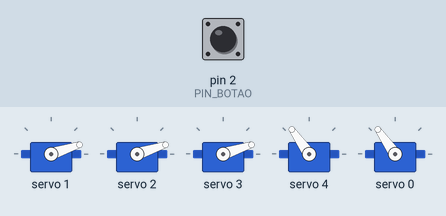
Simulated run of this sketch. Board: Arduino Uno, built with avr-gcc and run on an emulated ATmega328P. Parts: 5 × servo. Inputs (shaded band) come from the test bench; at power-on: pin 2 (PIN_BOTAO) HIGH. What the sketch prints to the serial monitor is not drawn.

Above: at 3.7 s.
3.8 s: pin 2 (PIN_BOTAO) pulled LOW for 0.15 s
At 11.8 s:
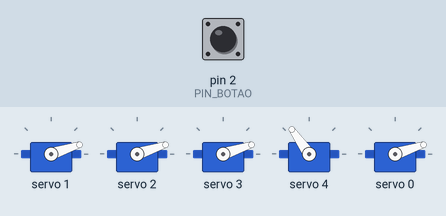
At 16.6 s:
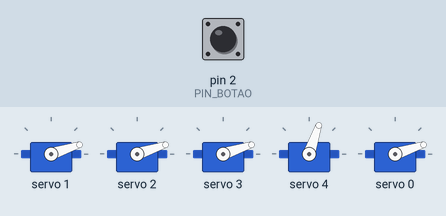
Timing chart, 0 to 23.4 s (numbered marks = the images above; inputs shaded):
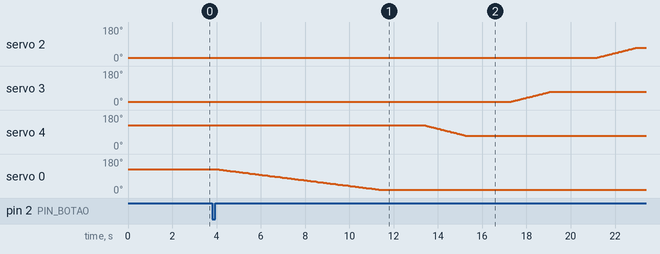

The sketch:

BracoRobotico_Completo_PCA9685_180.ino
```cpp
#include <Wire.h>
#include <Adafruit_PWMServoDriver.h>

Adafruit_PWMServoDriver pwm = Adafruit_PWMServoDriver();

#define SERVOMIN 150
#define SERVOMAX 600
#define SERVO_FREQ 50

const int VELOCIDADE_INICIAR = 500;
const int VELOCIDADE = 40;
const int VELOCIDADE_BASE = 80;
const int VELOCIDADE_OMBRO = 100;
const int ESTABILIZAR = 2000;

const int CANAL_BASE = 0;
const int CANAL_OMBRO = 1;
const int CANAL_COTOVELO = 2;
const int CANAL_PULSO = 3;
const int CANAL_GARRA = 4;

const int PIN_BOTAO = 2;

int posBase = 90;
int posOmbro = 0;
int posCotovelo = 0;
int posPulso = 0;
int posGarra = 90;

void setup() {
  Serial.begin(115200);
  pinMode(PIN_BOTAO, INPUT_PULLUP);
  pwm.begin();
  pwm.setPWMFreq(SERVO_FREQ);

  Serial.println("Iniciando motores suavemente...");

  inicializacaoSuave();

  Serial.println("Braço em posição de descanso. Aguardando botão...");
}

void inicializacaoSuave() {
  pwm.setPWM(CANAL_OMBRO, 0, map(0, 0, 180, SERVOMIN, SERVOMAX));
  delay(VELOCIDADE_INICIAR);
  pwm.setPWM(CANAL_COTOVELO, 0, map(0, 0, 180, SERVOMIN, SERVOMAX));
  delay(VELOCIDADE_INICIAR);
  pwm.setPWM(CANAL_PULSO, 0, map(0, 0, 180, SERVOMIN, SERVOMAX));
  delay(VELOCIDADE_INICIAR);
  pwm.setPWM(CANAL_GARRA, 0, map(90, 0, 180, SERVOMIN, SERVOMAX));
  delay(VELOCIDADE_INICIAR);
  pwm.setPWM(CANAL_BASE, 0, map(90, 0, 180, SERVOMIN, SERVOMAX));
  delay(VELOCIDADE_INICIAR);
}

void loop() {
  if (digitalRead(PIN_BOTAO) == LOW) {
    delay(250);
    executarCicloCompleto();
  }
}

void mover(int canal, int &posAtual, int destino, int vel) {
  if (posAtual == destino) return;

  if (posAtual < destino) {
    for (int i = posAtual; i <= destino; i++) {
      pwm.setPWM(canal, 0, map(i, 0, 180, SERVOMIN, SERVOMAX));
      delay(vel);
    }
  } else {
    for (int i = posAtual; i >= destino; i--) {
      pwm.setPWM(canal, 0, map(i, 0, 180, SERVOMIN, SERVOMAX));
      delay(vel);
    }
  }
  posAtual = destino;
}

void executarCicloCompleto() {
  mover(CANAL_BASE, posBase, 0, VELOCIDADE_BASE);
  delay(ESTABILIZAR);

  mover(CANAL_GARRA, posGarra, 45, VELOCIDADE);
  delay(ESTABILIZAR);

  mover(CANAL_PULSO, posPulso, 45, VELOCIDADE);
  delay(ESTABILIZAR);

  mover(CANAL_COTOVELO, posCotovelo, 45, VELOCIDADE);
  delay(ESTABILIZAR);

  mover(CANAL_OMBRO, posOmbro, 30, VELOCIDADE_OMBRO);
  delay(ESTABILIZAR);

  mover(CANAL_GARRA, posGarra, 82, VELOCIDADE);
  delay(ESTABILIZAR);

  mover(CANAL_PULSO, posPulso, 25, VELOCIDADE);
  delay(ESTABILIZAR);

  mover(CANAL_BASE, posBase, 180, VELOCIDADE_BASE);
  delay(ESTABILIZAR);

  mover(CANAL_PULSO, posPulso, 42, VELOCIDADE);
  delay(ESTABILIZAR);

  mover(CANAL_GARRA, posGarra, 45, VELOCIDADE);
  delay(ESTABILIZAR);

  mover(CANAL_PULSO, posPulso, 25, VELOCIDADE);
  delay(ESTABILIZAR);

  delay(4000);

  resetarParaPosicaoInicial();
}

void resetarParaPosicaoInicial() {
  mover(CANAL_OMBRO, posOmbro, 0, VELOCIDADE_OMBRO);
  delay(ESTABILIZAR);
  mover(CANAL_COTOVELO, posCotovelo, 0, VELOCIDADE);
  delay(ESTABILIZAR);
  mover(CANAL_PULSO, posPulso, 0, VELOCIDADE);
  delay(ESTABILIZAR);
  mover(CANAL_GARRA, posGarra, 90, VELOCIDADE);
  delay(ESTABILIZAR);
  mover(CANAL_BASE, posBase, 90, VELOCIDADE_BASE);
  delay(ESTABILIZAR);
}
```

Measured:
- after the input at 3.8 s, servo 2: moves from 18° to 71° over 1.8 s, starting after 17.4 s; servo 3: moves from 18° to 71° over 1.8 s, starting after 13.5 s; servo 4: moves from 125° to 71° over 1.8 s, starting after 9.6 s; servo 0: moves from 125° to 18° over 7.2 s, starting after 0.33 s
